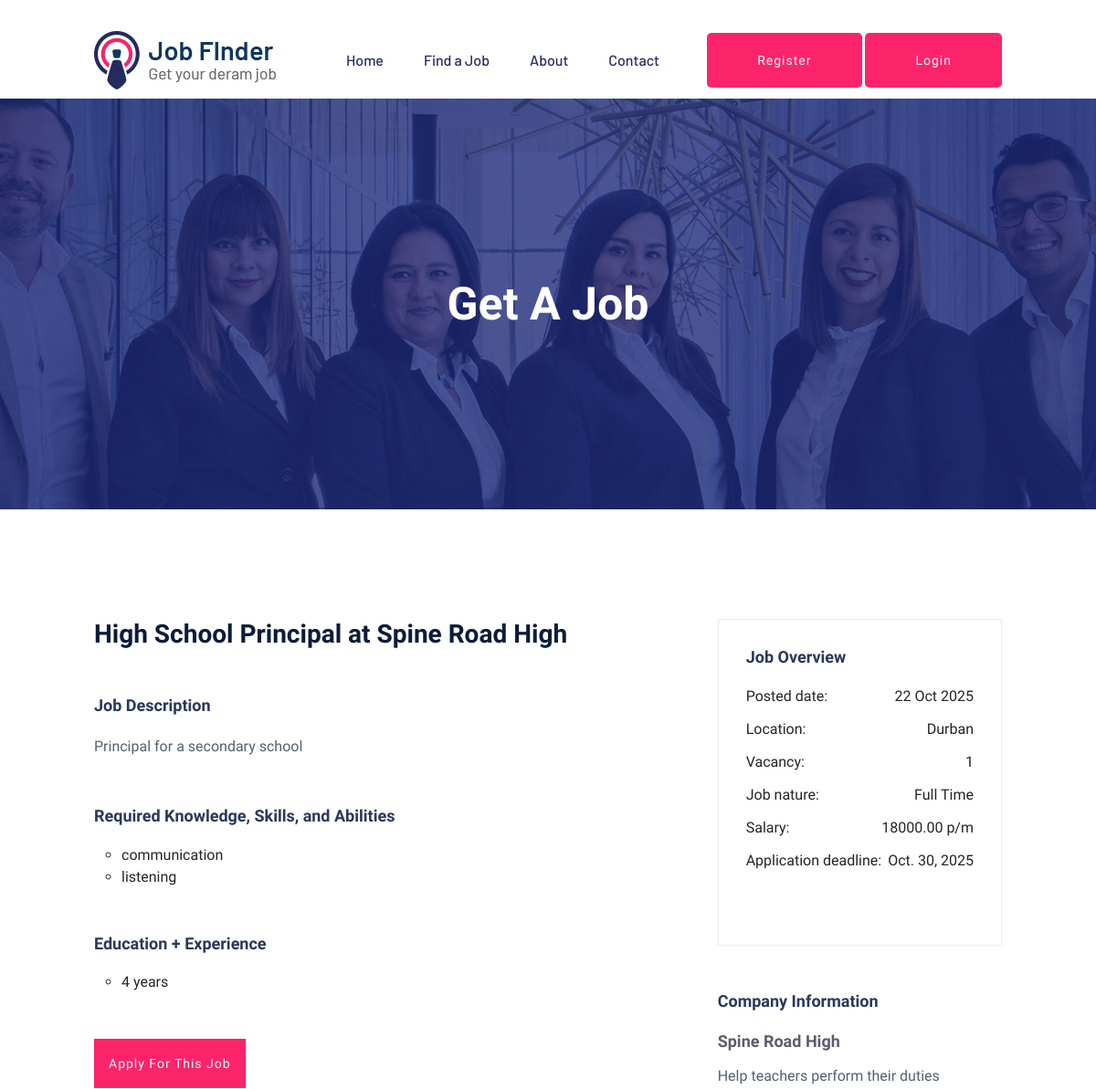
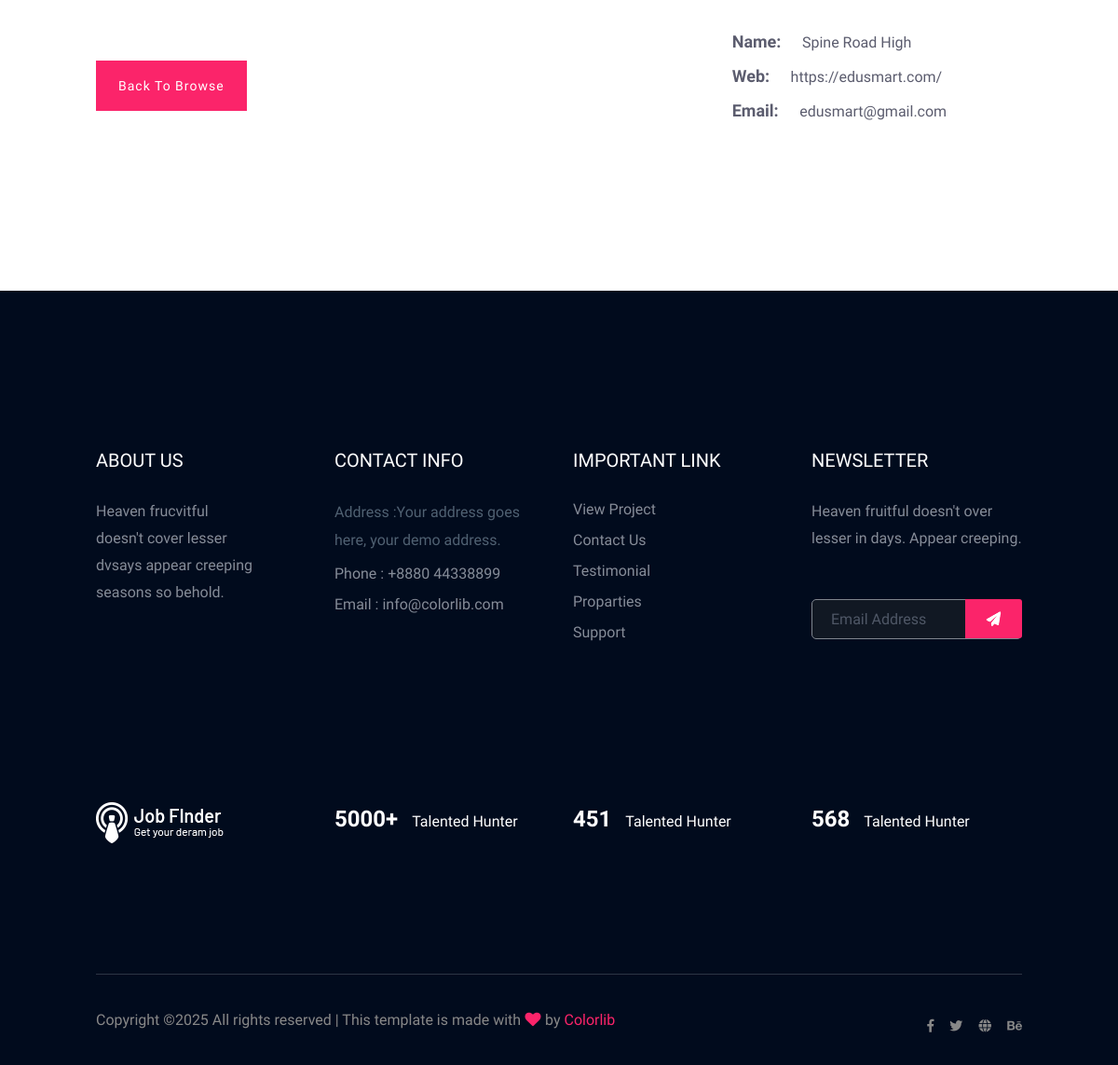
Screenshot of /item/4/ with the database file from the repository (2 pictures, top to bottom).
### Dashboard/models.py (models this page shows, shortened)
class Job(models.Model):
    JOB_CATEGORIES = [
    ('Healthcare','Healthcare'),
    ('Education','Education'),
    ('IT & Software','IT & Software'),
]
    JOB_NATURE_CHOICES = [
        ('Full Time','Full Time'),
        ('Part Time','Part Time'),
        ('Remote','Remote'),
        ('Freelance','Freelance'),
    ]
    category = models.CharField(max_length=50, choices=JOB_CATEGORIES, blank=True, null=True)
    job_position = models.CharField(max_length=255)
    description = models.TextField(max_length=600)
    salary = models.DecimalField(max_digits=10, decimal_places=2)
    date_posted = models.DateField(auto_now_add=True)
    company_name = models.CharField(max_length=255)
    city_location = models.CharField(max_length=255, blank=True, null=True)
    vacancy = models.PositiveIntegerField(default=1)
    job_nature = models.CharField(max_length=20,choices=JOB_NATURE_CHOICES, blank=True, null=True)
    application_deadline = models.DateField(blank=True, null=True)
    company_description = models.TextField(blank=True, null=True)
    website = models.URLField(blank=True, null=True)
    company_email = models.EmailField(blank=True, null=True)
    skills = models.TextField(blank=True, null=True, help_text ="Comma-seperated list of skills")
    experience = models.TextField(blank=True, null=True, help_text ="Comma-seperated list of skills")
    posted_by = models.ForeignKey(User, on_delete=models.CASCADE,  blank=True, null=True)
    is_filled = models.BooleanField(default=False)
    def skills_list(self):
        if self.skills:
            return [skill.strip() for skill in self.skills.split(',')]
        return []
    def experience_list(self):
        if self.experience:
            return [exp.strip() for exp in self.experience.split(',')]
        return []

### Item/views.py (the view)
# urls.py: path('<int:pk>/', views.job_detail, name='detail'),         # Job detail
def job_detail(request, pk):
    job = get_object_or_404(Job, pk=pk)
    user_is_owner = request.user == job.posted_by if request.user.is_authenticated else False
    user_has_applied = False
    if request.user.is_authenticated and not user_is_owner:
        user_has_applied = Application.objects.filter(applicant=request.user, job=job).exists()
    context = {
        'job': job,
        'user_is_owner': user_is_owner,
        'user_has_applied': user_has_applied,
    }
    return render(request, 'job_detail.html', context)

### Item/templates/job_detail.html (shortened to what this page needs)
{% extends "base.html" %}
{% load static %}
{% block content %}
<main>
    <div class="slider-area">
        <div class="single-slider section-overly slider-height2 d-flex align-items-center"
             data-background="{% static 'assets/img/hero/about.jpg' %}">
            <div class="container">
                <div class="row">
                    <div class="col-xl-12">
                        <div class="hero-cap text-center">
                            <h2>Get a job</h2>
                        </div>
                    </div>
                </div>
            </div>
        </div>
    </div>
    <div class="job-post-company pt-120 pb-120">
        <div class="container">
            <div class="row justify-content-between">
                <div class="col-xl-7 col-lg-8">
                    <div class=" mb-50">
                        <div class="job-items ms-0" >
                            <div class="job-tittle ">
                                <h4 class="mb-1 fw-semibold fs-3">{{ job.job_position }} at {{ job.company_name }}</h4>
                            </div>
                        </div>
                    </div>
                    <div class="job-post-details">
                        <div class="post-details1 mb-50">
                            <div class="small-section-tittle">
                                <h4>Job Description</h4>
                            </div>
                            <p>{{ job.description|linebreaks }}</p>
                        </div>
                        <div class="post-details2 mb-50">
                            <div class="small-section-tittle">
                                <h4>Required Knowledge, Skills, and Abilities</h4>
                            </div>
                            <ul>
                                {% for skill in job.skills_list %}
                                <li>{{ skill }}</li>
                                {% empty %}
                                <li>No skills specified</li>
                                {% endfor %}
                            </ul>
                        </div>
                        <div class="post-details2 mb-50">
                            <div class="small-section-tittle">
                                <h4>Education + Experience</h4>
                            </div>
                            <ul>
                                {% for experience in job.experience_list %}
                                <li>{{ experience }}</li>
                                {% empty %}
                                <li>No experience specified</li>
                                {% endfor %}
                            </ul>
                        </div>
                        <div class="mb-50">
                            {% if user_is_owner %}
                                <a href="{% url 'dashboard:update' pk=job.id %}" class="btn btn-success btn-sm">Edit</a>
                                <button class="btn btn-danger btn-sm" data-bs-toggle="modal"
                                        data-bs-target="#deleteJobModal" data-id="{{ job.id }}">
                                    Delete
                                </button>
                            {% else %}
                                {% if user_has_applied %}
                                    <form method="post" action="{% url 'item:delete_application' job.id %}">
                                        {% csrf_token %}
                                        <button type="submit" class="btn btn-warning">Withdraw Application</button>
                                    </form>
                                {% else %}
                                    <a href="{% url 'employee:apply' job.id %}" class="btn btn-success px-3">Apply for this Job</a>
                                {% endif %}
                            {% endif %}
                        </div>
                        <a href="{% url 'dashboard:job_listings' %}" class="btn btn-link mt-3 text-decoration-none px-4">Back to Browse</a>
                    </div>
                </div>
                <div class="col-xl-4 col-lg-4">
                    <div class="post-details3 mb-50">
                        <div class="small-section-tittle">
                            <h4>Job Overview</h4>
                        </div>
                        <ul>
                            <li>Posted date: <span>{{ job.date_posted|date:"d M Y" }}</span></li>
                            <li>Location: <span>{{ job.city_location }}</span></li>
                            <li>Vacancy: <span>{{ job.vacancy }}</span></li>
                            <li>Job nature: <span>{{ job.job_nature }}</span></li>
                            <li>Salary: <span>{{ job.salary }} p/m</span></li>
                            <li>Application deadline: <span>{{ job.application_deadline }}</span></li>
                        </ul>
                    </div>
                    <div class="post-details4 mb-50">
                        <div class="small-section-tittle">
                            <h4>Company Information</h4>
                        </div>
                        <span>{{ job.company_name }}</span>
                        <p>{{ job.company_description }}</p>
                        <ul>
                            <li>Name: <span>{{ job.company_name }}</span></li>
                            <li>Web: <span>{{ job.website }}</span></li>
                            <li>Email: <span>{{ job.company_email }}</span></li>
                        </ul>
                    </div>
                </div>
            </div>
        </div>
    </div>
</main>
{% endblock %}

### rows the page displays
Job: job_position "High School Principal", company_name "Spine Road High", description "Principal for a secondary school", experience_list "4 years", date_posted "22 Oct 2025", city_location "Durban", vacancy "1", job_nature "Full Time", salary "18000.00", application_deadline "Oct. 30, 2025", company_description "Help teachers perform their duties", website "https://edusmart.com/", company_email "edusmart@gmail.com"

### other values shown
{{ skill }} "communication" "listening"
